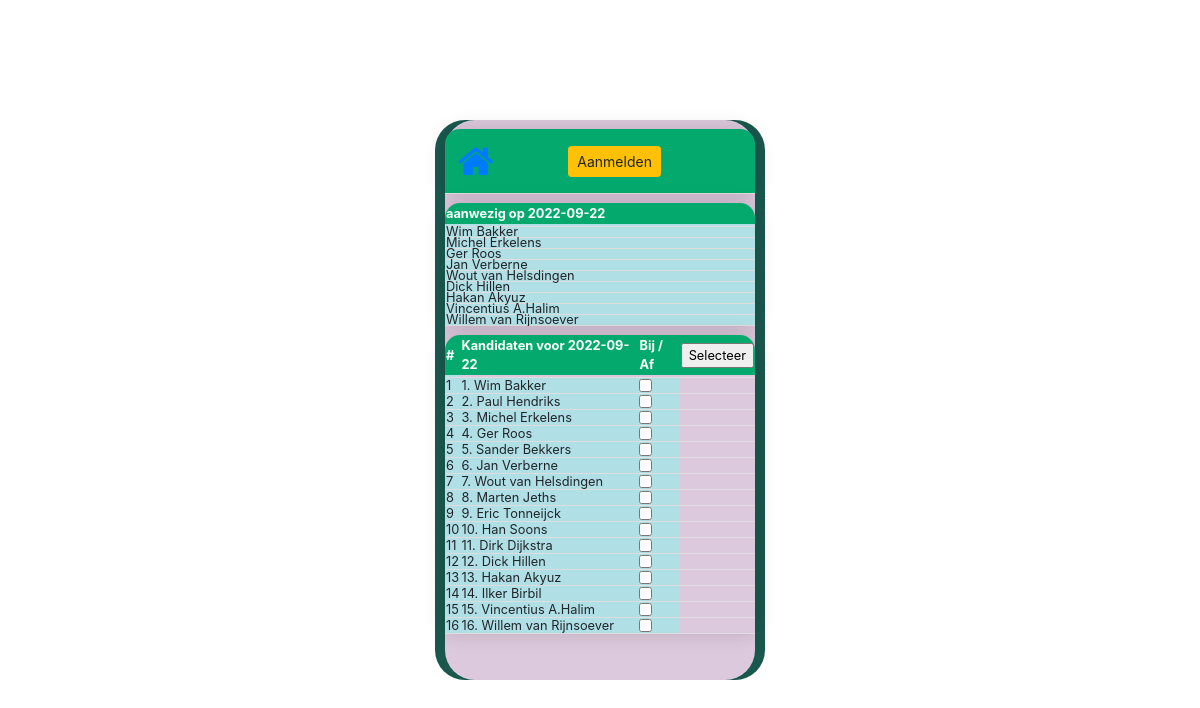
Screenshot of /53/vote/ with the database file from the repository.
### beatrix/models.py (models this page shows, shortened)
class Flexevent(models.Model):
    id = models.AutoField(primary_key=True)
    event_text = models.CharField(max_length=200)
    pub_date = models.CharField(max_length=35)
    pub_time = models.CharField(max_length=35)
    dagnaam = models.CharField(max_length=35, default='10:00')
    flexhost = models.CharField(max_length=135, default='-')
    lid = models.ManyToManyField(Person,through='Flexlid')  ##, on_delete=models.SET_NULL, null=True)

class Person(models.Model):
    name = models.CharField(max_length=100)
    email = models.CharField(max_length=100,blank=True)
    is_flex = models.BooleanField(default=False)        #wil ingedeeld worden in flexpoule
    is_host = models.BooleanField(default=False)        #kan flexhost zijn
    keuzes = models.IntegerField(default=0) #aantal keren als host gekozen

### beatrix/views.py (the view)
# urls.py: path('<int:question_id>/vote/', vote, name='vote'),
def vote(request, question_id):
    event = get_object_or_404(Flexevent, pk=question_id)
    leden = []
    afmeldingen=[]
    for l in request.POST.getlist('aanmelding'):
        leden.append(l)
    print(leden)
    for l in leden:
        Flexlid.objects.all().update_or_create(
            member_id=l,
            flexevent_id=question_id,
        )
    event = get_object_or_404(Flexevent, pk=question_id)
    selected_event = Flexevent.objects.all().filter(id=question_id)
    aanwezig=Flexlid.objects.all() ##.filter(id__in=leden)
    reedsingedeeld=Flexlid.objects.all().exclude(flexevent_id=question_id)
    reedsingedeeld=aanwezig.values_list('member_id', flat=True)
    persons = list(Person.objects.all())
    print(reedsingedeeld)
    kandidaten=Person.objects.all() #.exclude(id__in=reedsingedeeld)
    aanwezig=Person.objects.all().filter(id__in=reedsingedeeld)
    question = get_object_or_404(Question, pk=question_id)
    try:
        selected_choice = question.choice_set.get(pk=request.POST['choice'])
        kk = question.choice_set.get(pk=request.POST['choice'])
        print('vote question_id, try')
    except (KeyError, Choice.DoesNotExist):
        print('vote choice, except')
        return render(request, 'beatrix/detail.html', {
            'question': event,
            'kandidaten':kandidaten,
            'aanwezig':aanwezig,
            'error_message': "You didn't select a choice.",
        })
    else:
        print('vote question_id, else')
        selected_choice.votes += 1
        selected_choice.save()
        return HttpResponseRedirect(reverse('bea:results', args=(question.id,)))

### templates/beatrix/detail.html (shortened to what this page needs)
{% extends 'base.html' %}
{% block content %}
<form action="{% url 'flex:vote' question.id %}" method="post">
                <table class="person-table">
              <thead>
                <tr>
                  <th> aanwezig op {{question.pub_date}}</th>
                </tr>
              </thead>
                    <tbody>
                        <td>{% for aa in aanwezig %}
                            <tr>
                        </td>
                        <td>{{aa.name }}</td>
                        {% endfor %}
                        </tr>
                    </tbody>
                </table>
    <table class='person-table'>
              <thead>
                <tr>
                  <th>#</th>
                  <th>Kandidaten voor {{question.pub_date}}</th>
                  <th>Bij / Af </th>
                  <th><input type="submit" value="Selecteer"> </th>
                </tr>
              </thead>
                    <tbody id = myTable>
                        <td>{% for t in kandidaten %}
                            <tr>
                        </td>
                        <td>{{t.id }}</td>
                        <td>{{ forloop.counter }}. {{t.name}}</td>
                        <td>
                        <input type="checkbox" name="aanmelding" id="host{{ forloop.counter }}" value="{{ t.id }}">
                        </td>
                        {% endfor %}
                        </tr>
                    </tbody>
                </table>
</form>
{% endblock %}

### beatrix/static/css/beatrix.css (style rules this page uses)
:root { font-family: sans-serif; }
.person-table { border-collapse: collapse; margin: 9px 0; font-size: 0.8em; min-width: 310px; border-radius: 15px 15px 0 0; overflow: hidden; box-shadow: 0 0 20px rgba(0, 0, 0, 0.15); }
.person-table tbody tr { border-bottom: 1px solid #dddddd; line-height: 8px; }
td { background-color: powderblue }
th { background-color: #04AA6D; color: white; }

### rows the page displays
Flexevent: pub_date "2022-09-22"
Person: name "Wim Bakker", id "1"
Person: name "Michel Erkelens", id "3"
Person: name "Ger Roos", id "4"
Person: name "Jan Verberne", id "6"
Person: name "Wout van Helsdingen", id "7"
Person: name "Dick Hillen", id "12"
Person: name "Hakan Akyuz", id "13"
Person: name "Vincentius A.Halim", id "15"
Person: name "Willem van Rijnsoever", id "16"
Person: id "2", name "Paul Hendriks"
Person: id "5", name "Sander Bekkers"
Person: id "8", name "Marten Jeths"
Person: id "9", name "Eric Tonneijck"
Person: id "10", name "Han Soons"
Person: id "11", name "Dirk Dijkstra"
Person: id "14", name "Ilker Birbil"
